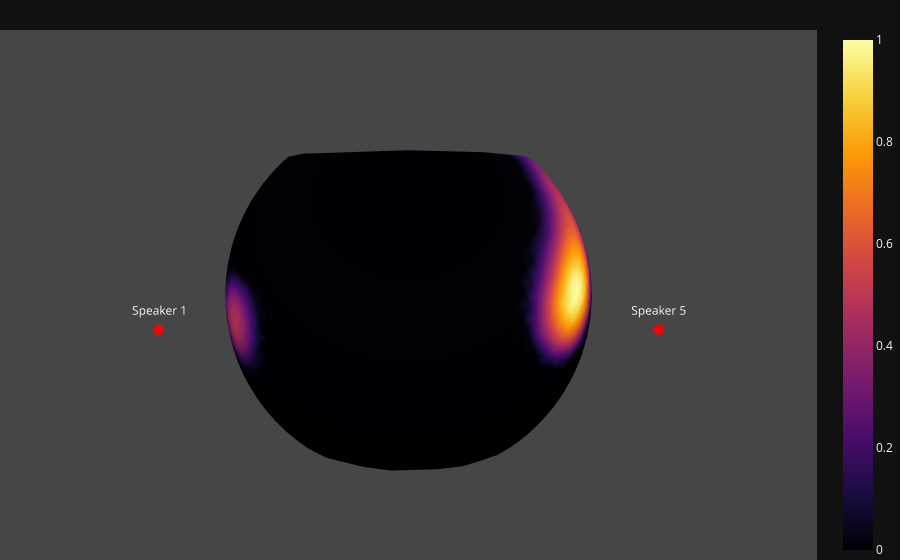
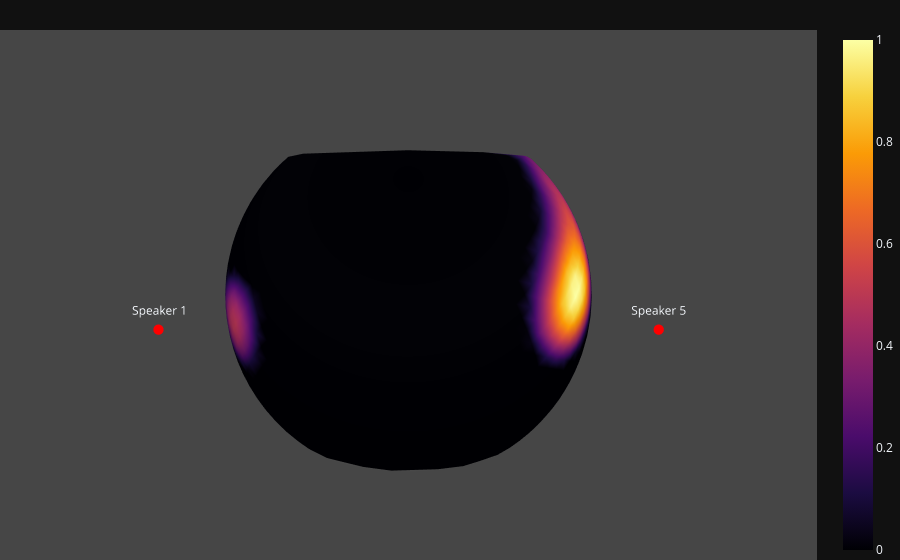

Notebook source saved alongside these figures, in order:
### Markdown cell above
### Baseline testing

### Code cell
import time

# Ensure SignalLogger is available (import only if not already defined)
try:
    SignalLogger
except NameError:
    from Logger import SignalLogger

logger = SignalLogger()
start = time.perf_counter()
rept = 1
wav_file = os.path.join(wav_dir, "two_speakers/1-5.wav")
for i in range(rept):
    dwa_images = dwa.run_inference(wav_file=wav_file, num_iter_power=10, energy_norm=False, logger=logger)[0]
elapsed = time.perf_counter() - start

n_frames = dwa_images.shape[0]

per_frame = elapsed / max(1, n_frames)
print(f"run_inference: {elapsed:.4f} s total, {n_frames} frames (second-dim), {per_frame*1000/rept:.4f} ms/frame")

# Ensure output directory exists if os was imported earlier
try:
    os.makedirs("output", exist_ok=True)
except NameError:
    pass

logger.export('output/signal_log.json')

# Longitude of sound sources (determined from speaker locations)
source_lons = [-140, -40]
source_labels = ['Speaker 1', 'Speaker 5']

dwa.plot_image_3D(dwa_images, 3, source_lons, source_labels)

dwa.plot_image_3D(ref_images, 3, source_lons, source_labels)
psnr = dwa.compare_to_reference_global_norm(deblurred_images=dwa_images, reference_images=ref_images)

# Plot the PSNR values per frame for DeepWaveAccel
pl.plot_PSNR(psnr, title='PSNR DeepWaveAccel (FP, normalized), 10 iterations PI')
# dwa.save_images("deblurred_images_D1-5_freq0_dwa.npz", images=dwa_images, psnr=psnr)
